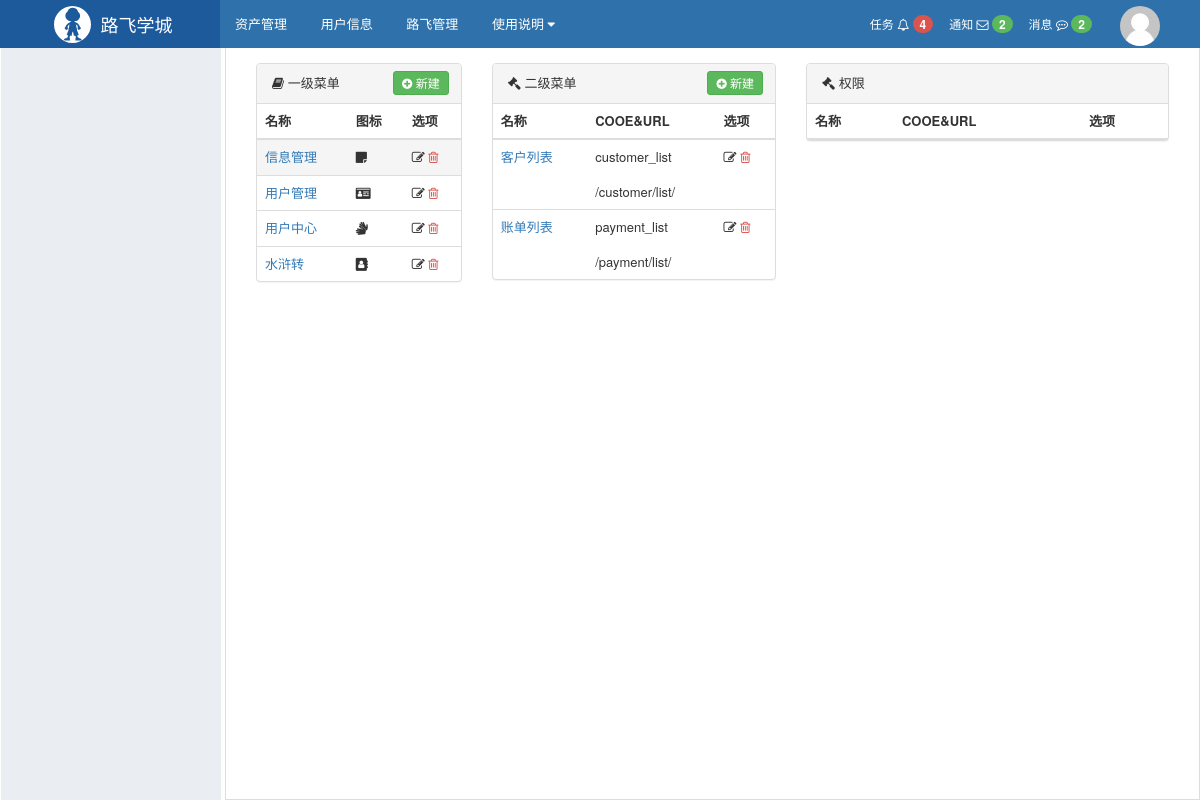
The page /rbac/menu/list/?mid=1 on the database as committed earlier.
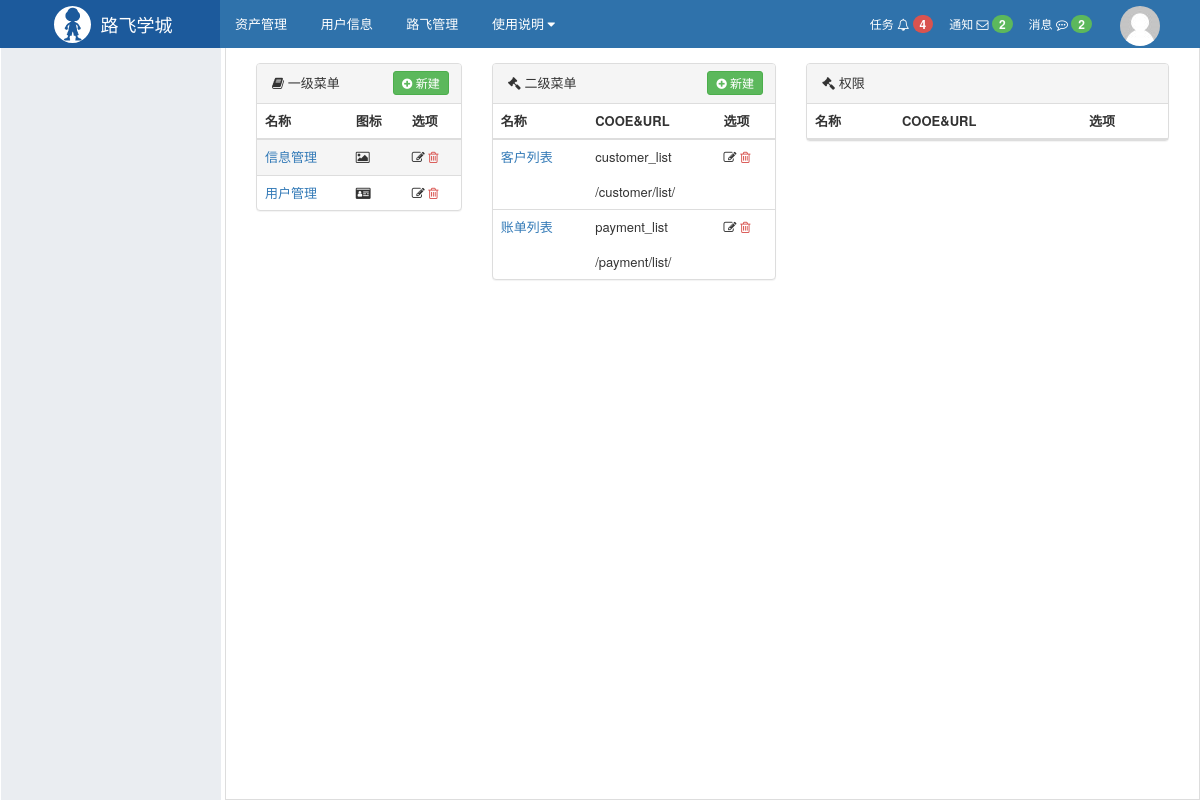
The same page on the database as committed later.
### rbac/models.py (models this page shows, shortened)
class Menu(models.Model):
    title = models.CharField(verbose_name='一级菜单', max_length=32)
    icon = models.CharField(verbose_name='图标', max_length=32,)

class Permission(models.Model):
    title = models.CharField(verbose_name='标题', max_length=32)
    url = models.CharField(verbose_name='含正则的URL', max_length=128)
    name = models.CharField(verbose_name='URL别名',max_length=32, unique=True)
    menu = models.ForeignKey(verbose_name='所属菜单', to='Menu', null=True, blank=True, help_text="null表示不是菜单，非null表示二级菜单",
                             on_delete=models.CASCADE)
    pid = models.ForeignKey(verbose_name='关联所有权限', to='Permission', null=True, blank=True,
                            help_text="对于非菜单权限需要选择一个可以成为菜单的权限，用户做默认展开菜单", on_delete=models.CASCADE,
                            related_name='parents')

### rbac/views/menu.py (the view)
def menu_list(request):
    menus = models.Menu.objects.all()
    menu_id = request.GET.get('mid')  # 用户选择的一级菜单
    second_menu_id = request.GET.get('sid')  # 用户选择的二级菜单
    menu_exists= models.Menu.objects.filter(id=menu_id).exists()  #查看标的id
    if not menu_exists:
        menu_id = None
    if menu_id:
        second_menu = models.Permission.objects.filter(menu_id=menu_id)
    else:
        second_menu = []
    second_menu_exists= models.Permission.objects.filter(id=second_menu_id).exists()  #查看标的id
    if not second_menu_exists:
        second_menu_id = None
    if second_menu_id:
        permission = models.Permission.objects.filter(pid_id=second_menu_id)
    else:
        permission = []
    return render(
        request, 'rbac/menu_list.html',
        {
            'menus': menus,
            'second_menu': second_menu,
            'menu_id': menu_id,
            'second_menu_id':second_menu_id,
            'permission':permission,
        })

### rbac/services/Menu_urls.py (called while the page is built)
def memory_cul(request, name, *args, **kwargs):
    basic_url = reverse(name, args=args, kwargs=kwargs)
    if not request.GET:
        return basic_url
    query_dict = QueryDict(mutable=True)
    query_dict['_filter'] = request.GET.urlencode()
    return "%s?%s" % (basic_url, query_dict.urlencode())

### rbac/templatetags/rbac.py (called while the page is built)
@register.simple_tag
def memory_cul(request, name, *args, **kwargs):
    return Menu_urls.memory_cul(request, name, *args, **kwargs)

### rbac/templates/rbac/menu_list.html (shortened to what this page needs)
{% extends 'layout.html' %}
{% load rbac %}
{% block content %}
    <div class="luffy-container">
        <div class="col-md-3">
            <div class="panel panel-default">
                <div class="panel-heading">
                    <i class="fa fa-book" aria-hidden="true"></i> 一级菜单
                    <a href="{% memory_cul request 'rbac:menu_add' %}" class="right btn btn-success btn-xs"
                       style="padding: 2px 8px;margin: -3px;">
                        <i class="fa fa-plus-circle" aria-hidden="true"></i> 新建
                    </a>
                </div>
                <table class="table">
                    <thead>
                    <tr>
                        <th>名称</th>
                        <th>图标</th>
                        <th>选项</th>
                    </tr>
                    </thead>
                    <tbody>
                    {% for row in menus %}
                        <tr class="{% if row.id|safe == menu_id %}active{% endif %}">
                            <td>
                                <a href="?mid={{ row.id }}">{{ row.title }}
                                </a>
                            </td>
                            <td>
                                <i href="" class="fa {{ row.icon }}" aria-hidden="true">
                                </i>
                            </td>
                            <td>
                                <a style="color: #333333;" href="{% memory_cul request 'rbac:menu_edit' pk=row.id %}">
                                    <i class="fa fa-edit" aria-hidden="true">
                                    </i>
                                </a>
                                <a style="color: #d9534f;" href="{% memory_cul request 'rbac:menu_del' pk=row.id %}">
                                    <i class="fa fa-trash-o">
                                    </i>
                                </a>
                            </td>
                        </tr>
                    {% endfor %}
                    </tbody>
                </table>
            </div>
        </div>
        <div class="col-md-4">
            <div class="panel panel-default">
                <div class="panel-heading">
                    <i class="fa fa-gavel" aria-hidden="true"></i> 二级菜单
                    {% if menu_id %}
                        <a href="{% memory_cul request 'rbac:second_menu_add' menu_id=menu_id %}"
                           class="right btn btn-success btn-xs"
                           style="padding: 2px 8px;margin: -3px;">
                            <i class="fa fa-plus-circle" aria-hidden="true"></i> 新建
                        </a>
                    {% endif %}
                </div>
                <table class="table">
                    <thead>
                    <tr>
                        <th>名称</th>
                        <th>COOE&URL</th>
                        <th>选项</th>
                    </tr>
                    </thead>
                    <tbody>
                    {% for row in second_menu %}
                        <tr class="{% if row.id|safe == second_menu_id %} active{% endif %}">
                            <td rowspan="2"><a href="?mid={{ menu_id }}&sid={{ row.id }}">{{ row.title }}</a></td>
                            <td>{{ row.name }}</td>
                            <td>
                                <a style="color: #333333;"
                                   href="{% memory_cul request 'rbac:second_menu_edit' pk=row.id %}"><i
                                        class="fa fa-edit" aria-hidden="true"></i></a>
                                <a style="color: #d9534f;"
                                   href="{% memory_cul request 'rbac:second_menu_del' pk=row.id %}"><i
                                        class="fa fa-trash-o"></i></a>
                            </td>
                        </tr>
                        <tr class="{% if row.id|safe == second_menu_id %} active{% endif %}">
                            <td colspan="2" style="border-top: 0">{{ row.url }}</td>
                        </tr>
                    {% endfor %}
                    </tbody>
                </table>
            </div>
        </div>
        <div class="col-md-5">
            <div class="panel panel-default">
                <div class="panel-heading">
                    <i class="fa fa-gavel" aria-hidden="true"></i> 权限
                </div>
                <table class="table">
                    <thead>
                    <tr>
                        <th>名称</th>
                        <th>COOE&URL</th>
                        <th>选项</th>
                    </tr>
                    </thead>
                </table>
            </div>
        </div>
    </div>
{% endblock %}

### web/templates/layout.html (shortened to what this page needs)
{% load staticfiles %}
{% load rbac %}
<!DOCTYPE html>
<html lang="en">
<head>
    <link rel="stylesheet" href="{% static 'plugins/bootstrap/css/bootstrap.css' %} "/>
    <link rel="stylesheet" href="{% static 'plugins/font-awesome/css/font-awesome.css' %} "/>
    <link rel="stylesheet" href="{% static 'css/commons.css' %} "/>
    <link rel="stylesheet" href="{% static 'css/nav.css' %} "/>
    <link rel="stylesheet" href="{% static 'rbac/css/rbac.css' %} "/>
</head>
<body>
<div class="pg-header">
    <div class="nav">
        <div class="logo-area left">
            <a href="#">
                <img class="logo" src="{% static 'imgs/logo.svg' %}">
                <span style="font-size: 18px;">路飞学城 </span>
            </a>
        </div>
        <div class="left-menu left">
            <a class="menu-item">资产管理</a>
            <a class="menu-item">用户信息</a>
            <a class="menu-item">路飞管理</a>
            <div class="menu-item">
                <span>使用说明</span>
                <i class="fa fa-caret-down" aria-hidden="true"></i>
            </div>
        </div>
        <div class="right-menu right clearfix">
            <div class="user-info right">
                <a href="#" class="avatar">
                    <img class="img-circle" src="{% static 'imgs/default.png' %}">
                </a>
            </div>
            <a class="user-menu right">
                消息
                <i class="fa fa-commenting-o" aria-hidden="true"></i>
                <span class="badge bg-success">2</span>
            </a>
            <a class="user-menu right">
                通知
                <i class="fa fa-envelope-o" aria-hidden="true"></i>
                <span class="badge bg-success">2</span>
            </a>
            <a class="user-menu right">
                任务
                <i class="fa fa-bell-o" aria-hidden="true"></i>
                <span class="badge bg-danger">4</span>
            </a>
        </div>
    </div>
</div>
<div class="pg-body">
    <div class="left-menu">
    </div>
    <div class="right-body">
        {% block content %} {% endblock %}
    </div>
</div>
</body>
</html>

### web/static/css/commons.css (style rules this page uses)
body { margin: 0; }
img { border: 0; }
.left { float: left; }
.right { float: right; }
.clearfix:after { clear: both; display: block; visibility: hidden; height: 0; }
.bg-danger { background-color: #d9534f !important; color: #ffffff; }
.bg-success { background-color: #5cb85c !important; color: #ffffff; }
.badge { display: inline-block; min-width: 10px; padding: 3px 7px; font-size: 12px; font-weight: bold; line-height: 1; color: #fff; text-align: center; white-space: nowrap; vertical-align: baseline; background-color: #777; border-radius: 10px; }
.img-circle { border-radius: 50%; }

### web/static/css/nav.css (style rules this page uses)
.nav { min-width: 980px; height: 48px; background-color: #2F72AB; color: #ffffff; line-height: 48px; overflow: visible; font-size: 12px; }
.nav .logo-area { width: 220px; overflow: hidden; height: 48px; text-align: center; background-color: #1c5a9c; }
.nav .logo-area > a { color: #ffffff; text-decoration: none; display: inline-block; }
.nav .logo-area .logo { height: 37px; width: 37px; float: left; margin: 6px; margin-right: 10px; }
.nav .left-menu { font-size: 13px; }
.nav .left-menu .menu-item { display: inline-block; padding: 0 15px; cursor: pointer; position: relative; color: white; text-decoration: none; }
.nav .right-menu .user-menu { padding: 0 8px; cursor: pointer; color: white; text-decoration: none; }
.nav .right-menu .user-info { padding: 0 30px 0 10px; height: 48px; position: relative; }
.nav .right-menu .user-info .avatar { display: inline-block; padding: 0 10px; height: 48px; }

### web/templates/layout.html (style rules this page uses)
body { margin: 0; }
.pg-body > .left-menu { background-color: #EAEDF1; position: absolute; left: 1px; top: 48px; bottom: 0; width: 220px; border: 1px solid #EAEDF1; overflow: auto; }
.pg-body > .right-body { position: absolute; left: 225px; right: 0; top: 48px; bottom: 0; overflow: scroll; border: 1px solid #ddd; border-top: 0; font-size: 13px; min-width: 755px; }
.luffy-container { padding: 15px; }

Rows that differ between the two databases and show on the page:
removed Menu: title "用户中心"
removed Menu: title "水浒转"
changed Menu "信息管理": icon "fa-sticky-note" → "fa-image" (drawn)
